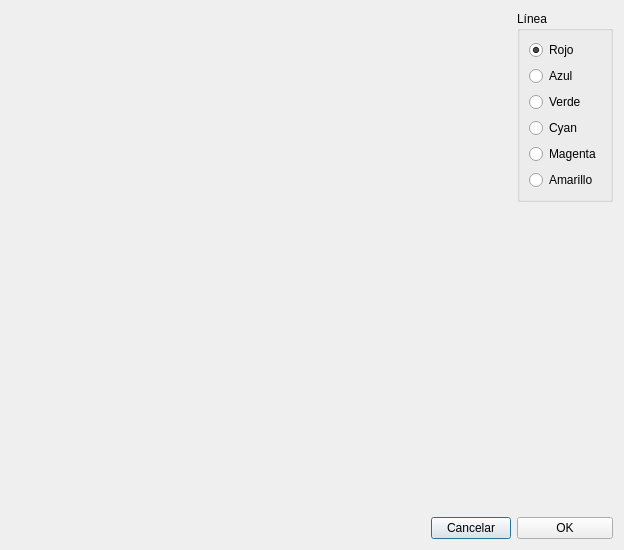
<?xml version="1.0" encoding="UTF-8"?>
<ui version="4.0">
 <class>LineSelectionDialog</class>
 <widget class="QDialog" name="LineSelectionDialog">
  <property name="geometry">
   <rect>
    <x>0</x>
    <y>0</y>
    <width>609</width>
    <height>547</height>
   </rect>
  </property>
  <property name="maximumSize">
   <size>
    <width>609</width>
    <height>547</height>
   </size>
  </property>
  <property name="windowTitle">
   <string>Selección de línea</string>
  </property>
  <layout class="QGridLayout" name="gridLayout">
   <item row="0" column="0" rowspan="2" colspan="2">
    <widget class="QLabel" name="image">
     <property name="minimumSize">
      <size>
       <width>500</width>
       <height>500</height>
      </size>
     </property>
     <property name="maximumSize">
      <size>
       <width>500</width>
       <height>500</height>
      </size>
     </property>
     <property name="text">
      <string/>
     </property>
    </widget>
   </item>
   <item row="0" column="2">
    <widget class="QGroupBox" name="linesGroupBox">
     <property name="maximumSize">
      <size>
       <width>100</width>
       <height>16777215</height>
      </size>
     </property>
     <property name="title">
      <string>Línea</string>
     </property>
     <layout class="QVBoxLayout" name="verticalLayout">
      <item>
       <widget class="QRadioButton" name="redRadioButton">
        <property name="text">
         <string>Rojo</string>
        </property>
        <property name="checked">
         <bool>true</bool>
        </property>
       </widget>
      </item>
      <item>
       <widget class="QRadioButton" name="blueRadioButton">
        <property name="text">
         <string>Azul</string>
        </property>
        <property name="checked">
         <bool>false</bool>
        </property>
       </widget>
      </item>
      <item>
       <widget class="QRadioButton" name="greenRadioButton">
        <property name="text">
         <string>Verde</string>
        </property>
       </widget>
      </item>
      <item>
       <widget class="QRadioButton" name="cyanRadioButton">
        <property name="text">
         <string>Cyan</string>
        </property>
       </widget>
      </item>
      <item>
       <widget class="QRadioButton" name="magentaRadioButton">
        <property name="text">
         <string>Magenta</string>
        </property>
       </widget>
      </item>
      <item>
       <widget class="QRadioButton" name="yellowRadioButton">
        <property name="text">
         <string>Amarillo</string>
        </property>
       </widget>
      </item>
     </layout>
    </widget>
   </item>
   <item row="1" column="2">
    <spacer name="verticalSpacer">
     <property name="orientation">
      <enum>Qt::Vertical</enum>
     </property>
     <property name="sizeHint" stdset="0">
      <size>
       <width>20</width>
       <height>326</height>
      </size>
     </property>
    </spacer>
   </item>
   <item row="2" column="0">
    <spacer name="horizontalSpacer">
     <property name="orientation">
      <enum>Qt::Horizontal</enum>
     </property>
     <property name="sizeHint" stdset="0">
      <size>
       <width>416</width>
       <height>20</height>
      </size>
     </property>
    </spacer>
   </item>
   <item row="2" column="1">
    <widget class="QPushButton" name="cancelButton">
     <property name="text">
      <string>Cancelar</string>
     </property>
    </widget>
   </item>
   <item row="2" column="2">
    <widget class="QPushButton" name="okButton">
     <property name="text">
      <string>OK</string>
     </property>
    </widget>
   </item>
  </layout>
 </widget>
 <resources/>
 <connections/>
</ui>
